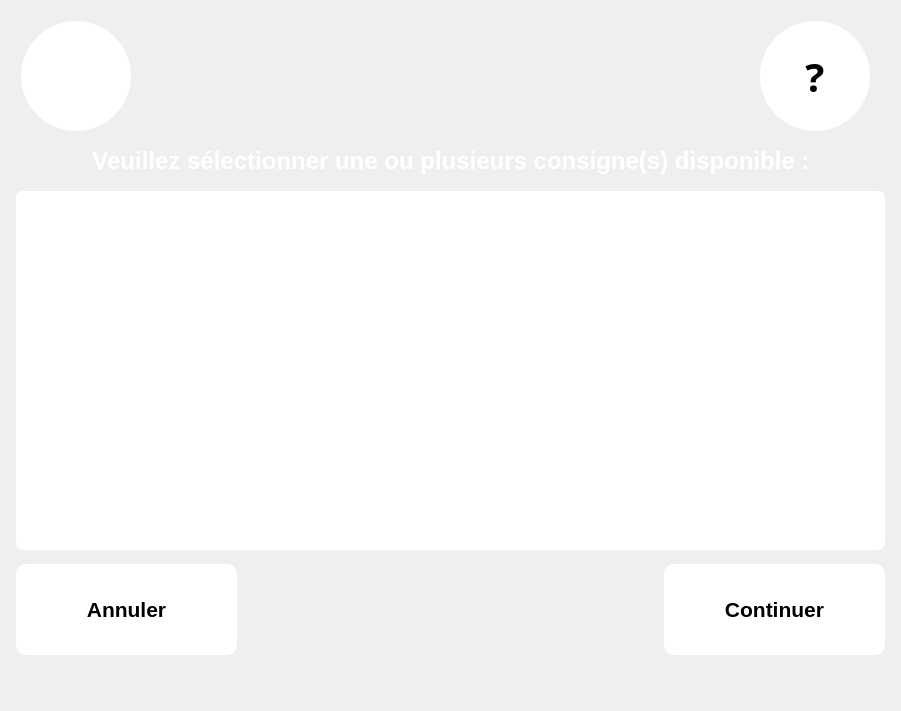
<?xml version="1.0" encoding="UTF-8"?>
<ui version="4.0">
 <class>BoxChoice</class>
 <widget class="QWidget" name="BoxChoice">
  <property name="geometry">
   <rect>
    <x>0</x>
    <y>0</y>
    <width>901</width>
    <height>711</height>
   </rect>
  </property>
  <property name="windowTitle">
   <string>Form</string>
  </property>
  <property name="styleSheet">
   <string notr="true">QToolTip{	
	border:1px white;	
	border-radius:0px;  
	font : 15pt;
	background-color: rgb(114, 114, 114);
	color: rgb(255, 255, 255);	    	
}</string>
  </property>
  <layout class="QGridLayout" name="gridLayout">
   <item row="0" column="0">
    <layout class="QVBoxLayout" name="verticalLayout">
     <property name="margin">
      <number>5</number>
     </property>
     <item>
      <layout class="QHBoxLayout" name="horizontalLayout">
       <property name="margin">
        <number>5</number>
       </property>
       <item>
        <widget class="QToolButton" name="B_Assistance">
         <property name="font">
          <font>
           <family>Droid Sans Georgian</family>
           <pointsize>30</pointsize>
           <weight>75</weight>
           <bold>true</bold>
          </font>
         </property>
         <property name="styleSheet">
          <string notr="true">QToolButton{
background-color: rgb(255, 255, 255);
border:none;
border-radius:55px;
max-width:110px;
max-height:110px;
min-width:110px;
min-height:110px;
}

QToolButton:pressed{ 
	background-color: #ECF0F1;
}
QToolTip{
	border:1px white;	
	border-radius:0px;
	font : 15pt;
	background-color: rgb(114, 114, 114);
	color: rgb(255, 255, 255);	    	
}</string>
         </property>
         <property name="text">
          <string/>
         </property>
         <property name="icon">
          <iconset resource="Src.qrc">
           <normaloff>:/ImgList/BAssistance</normaloff>:/ImgList/BAssistance</iconset>
         </property>
         <property name="iconSize">
          <size>
           <width>70</width>
           <height>70</height>
          </size>
         </property>
         <property name="popupMode">
          <enum>QToolButton::DelayedPopup</enum>
         </property>
         <property name="toolButtonStyle">
          <enum>Qt::ToolButtonIconOnly</enum>
         </property>
         <property name="autoRaise">
          <bool>true</bool>
         </property>
        </widget>
       </item>
       <item>
        <spacer name="horizontalSpacer_4">
         <property name="orientation">
          <enum>Qt::Horizontal</enum>
         </property>
         <property name="sizeHint" stdset="0">
          <size>
           <width>40</width>
           <height>20</height>
          </size>
         </property>
        </spacer>
       </item>
       <item>
        <widget class="QToolButton" name="B_Help">
         <property name="palette">
          <palette>
           <active>
            <colorrole role="Button">
             <brush brushstyle="SolidPattern">
              <color alpha="255">
               <red>255</red>
               <green>255</green>
               <blue>255</blue>
              </color>
             </brush>
            </colorrole>
            <colorrole role="Base">
             <brush brushstyle="SolidPattern">
              <color alpha="255">
               <red>255</red>
               <green>255</green>
               <blue>255</blue>
              </color>
             </brush>
            </colorrole>
            <colorrole role="Window">
             <brush brushstyle="SolidPattern">
              <color alpha="255">
               <red>255</red>
               <green>255</green>
               <blue>255</blue>
              </color>
             </brush>
            </colorrole>
           </active>
           <inactive>
            <colorrole role="Button">
             <brush brushstyle="SolidPattern">
              <color alpha="255">
               <red>255</red>
               <green>255</green>
               <blue>255</blue>
              </color>
             </brush>
            </colorrole>
            <colorrole role="Base">
             <brush brushstyle="SolidPattern">
              <color alpha="255">
               <red>255</red>
               <green>255</green>
               <blue>255</blue>
              </color>
             </brush>
            </colorrole>
            <colorrole role="Window">
             <brush brushstyle="SolidPattern">
              <color alpha="255">
               <red>255</red>
               <green>255</green>
               <blue>255</blue>
              </color>
             </brush>
            </colorrole>
           </inactive>
           <disabled>
            <colorrole role="Button">
             <brush brushstyle="SolidPattern">
              <color alpha="255">
               <red>255</red>
               <green>255</green>
               <blue>255</blue>
              </color>
             </brush>
            </colorrole>
            <colorrole role="Base">
             <brush brushstyle="SolidPattern">
              <color alpha="255">
               <red>255</red>
               <green>255</green>
               <blue>255</blue>
              </color>
             </brush>
            </colorrole>
            <colorrole role="Window">
             <brush brushstyle="SolidPattern">
              <color alpha="255">
               <red>255</red>
               <green>255</green>
               <blue>255</blue>
              </color>
             </brush>
            </colorrole>
           </disabled>
          </palette>
         </property>
         <property name="font">
          <font>
           <family>Droid Sans Georgian</family>
           <pointsize>30</pointsize>
           <weight>75</weight>
           <bold>true</bold>
          </font>
         </property>
         <property name="styleSheet">
          <string notr="true">QToolButton{
background-color: rgb(255, 255, 255);
border:none;
border-radius:55px;
max-width:110px;
max-height:110px;
min-width:110px;
min-height:110px;
}

QToolButton:pressed{ 
	background-color: #ECF0F1;
}
QToolTip{
	border:1px white;	
	border-radius:0px;
    min-width:50;
	max-width:450;
	font : 15pt;
	min-height:50;
	max-height:150;
	background-color: rgb(114, 114, 114);
	color: rgb(255, 255, 255);	    	
}</string>
         </property>
         <property name="text">
          <string>?</string>
         </property>
         <property name="autoExclusive">
          <bool>false</bool>
         </property>
         <property name="popupMode">
          <enum>QToolButton::DelayedPopup</enum>
         </property>
         <property name="toolButtonStyle">
          <enum>Qt::ToolButtonIconOnly</enum>
         </property>
         <property name="autoRaise">
          <bool>true</bool>
         </property>
        </widget>
       </item>
       <item>
        <spacer name="horizontalSpacer_5">
         <property name="orientation">
          <enum>Qt::Horizontal</enum>
         </property>
         <property name="sizeType">
          <enum>QSizePolicy::Fixed</enum>
         </property>
         <property name="sizeHint" stdset="0">
          <size>
           <width>10</width>
           <height>20</height>
          </size>
         </property>
        </spacer>
       </item>
      </layout>
     </item>
     <item>
      <spacer name="verticalSpacer">
       <property name="orientation">
        <enum>Qt::Vertical</enum>
       </property>
       <property name="sizeType">
        <enum>QSizePolicy::Fixed</enum>
       </property>
       <property name="sizeHint" stdset="0">
        <size>
         <width>10</width>
         <height>5</height>
        </size>
       </property>
      </spacer>
     </item>
     <item>
      <layout class="QHBoxLayout" name="horizontalLayout_2">
       <item>
        <spacer name="horizontalSpacer_6">
         <property name="orientation">
          <enum>Qt::Horizontal</enum>
         </property>
         <property name="sizeHint" stdset="0">
          <size>
           <width>40</width>
           <height>20</height>
          </size>
         </property>
        </spacer>
       </item>
       <item>
        <widget class="QLabel" name="label">
         <property name="font">
          <font>
           <pointsize>18</pointsize>
           <weight>75</weight>
           <bold>true</bold>
          </font>
         </property>
         <property name="styleSheet">
          <string notr="true">color: rgb(255, 255, 255);</string>
         </property>
         <property name="text">
          <string>Veuillez sélectionner une ou plusieurs consigne(s) disponible :</string>
         </property>
         <property name="alignment">
          <set>Qt::AlignCenter</set>
         </property>
        </widget>
       </item>
       <item>
        <spacer name="horizontalSpacer_7">
         <property name="orientation">
          <enum>Qt::Horizontal</enum>
         </property>
         <property name="sizeHint" stdset="0">
          <size>
           <width>40</width>
           <height>20</height>
          </size>
         </property>
        </spacer>
       </item>
      </layout>
     </item>
     <item>
      <spacer name="verticalSpacer_2">
       <property name="orientation">
        <enum>Qt::Vertical</enum>
       </property>
       <property name="sizeType">
        <enum>QSizePolicy::Fixed</enum>
       </property>
       <property name="sizeHint" stdset="0">
        <size>
         <width>20</width>
         <height>10</height>
        </size>
       </property>
      </spacer>
     </item>
     <item>
      <widget class="QGraphicsView" name="G_Show_Box">
       <property name="styleSheet">
        <string notr="true">background-color: rgb(255, 255, 255);
border-radius:7px</string>
       </property>
       <property name="verticalScrollBarPolicy">
        <enum>Qt::ScrollBarAsNeeded</enum>
       </property>
       <property name="horizontalScrollBarPolicy">
        <enum>Qt::ScrollBarAsNeeded</enum>
       </property>
      </widget>
     </item>
     <item>
      <spacer name="verticalSpacer_4">
       <property name="orientation">
        <enum>Qt::Vertical</enum>
       </property>
       <property name="sizeType">
        <enum>QSizePolicy::Fixed</enum>
       </property>
       <property name="sizeHint" stdset="0">
        <size>
         <width>20</width>
         <height>8</height>
        </size>
       </property>
      </spacer>
     </item>
     <item>
      <layout class="QHBoxLayout" name="horizontalLayout_3">
       <item>
        <widget class="QPushButton" name="B_Cancel">
         <property name="minimumSize">
          <size>
           <width>221</width>
           <height>91</height>
          </size>
         </property>
         <property name="maximumSize">
          <size>
           <width>221</width>
           <height>91</height>
          </size>
         </property>
         <property name="palette">
          <palette>
           <active>
            <colorrole role="Button">
             <brush brushstyle="SolidPattern">
              <color alpha="255">
               <red>1</red>
               <green>162</green>
               <blue>239</blue>
              </color>
             </brush>
            </colorrole>
            <colorrole role="Base">
             <brush brushstyle="SolidPattern">
              <color alpha="255">
               <red>1</red>
               <green>162</green>
               <blue>239</blue>
              </color>
             </brush>
            </colorrole>
            <colorrole role="Window">
             <brush brushstyle="SolidPattern">
              <color alpha="255">
               <red>1</red>
               <green>162</green>
               <blue>239</blue>
              </color>
             </brush>
            </colorrole>
           </active>
           <inactive>
            <colorrole role="Button">
             <brush brushstyle="SolidPattern">
              <color alpha="255">
               <red>1</red>
               <green>162</green>
               <blue>239</blue>
              </color>
             </brush>
            </colorrole>
            <colorrole role="Base">
             <brush brushstyle="SolidPattern">
              <color alpha="255">
               <red>1</red>
               <green>162</green>
               <blue>239</blue>
              </color>
             </brush>
            </colorrole>
            <colorrole role="Window">
             <brush brushstyle="SolidPattern">
              <color alpha="255">
               <red>1</red>
               <green>162</green>
               <blue>239</blue>
              </color>
             </brush>
            </colorrole>
           </inactive>
           <disabled>
            <colorrole role="Button">
             <brush brushstyle="SolidPattern">
              <color alpha="255">
               <red>1</red>
               <green>162</green>
               <blue>239</blue>
              </color>
             </brush>
            </colorrole>
            <colorrole role="Base">
             <brush brushstyle="SolidPattern">
              <color alpha="255">
               <red>1</red>
               <green>162</green>
               <blue>239</blue>
              </color>
             </brush>
            </colorrole>
            <colorrole role="Window">
             <brush brushstyle="SolidPattern">
              <color alpha="255">
               <red>1</red>
               <green>162</green>
               <blue>239</blue>
              </color>
             </brush>
            </colorrole>
           </disabled>
          </palette>
         </property>
         <property name="font">
          <font>
           <pointsize>16</pointsize>
           <weight>75</weight>
           <bold>true</bold>
          </font>
         </property>
         <property name="styleSheet">
          <string notr="true">QPushButton:flat:pressed{ 

	background-color: #ECF0F1;
}

QPushButton:flat {   
    	border:2px solid white;
		border-style: outset;
        border-radius:10px;
        background-color: rgb(255, 255, 255);
}</string>
         </property>
         <property name="text">
          <string>Annuler</string>
         </property>
         <property name="flat">
          <bool>true</bool>
         </property>
        </widget>
       </item>
       <item>
        <spacer name="horizontalSpacer_3">
         <property name="orientation">
          <enum>Qt::Horizontal</enum>
         </property>
         <property name="sizeHint" stdset="0">
          <size>
           <width>40</width>
           <height>20</height>
          </size>
         </property>
        </spacer>
       </item>
       <item>
        <widget class="QPushButton" name="B_Valide">
         <property name="minimumSize">
          <size>
           <width>221</width>
           <height>91</height>
          </size>
         </property>
         <property name="maximumSize">
          <size>
           <width>221</width>
           <height>91</height>
          </size>
         </property>
         <property name="palette">
          <palette>
           <active>
            <colorrole role="Button">
             <brush brushstyle="SolidPattern">
              <color alpha="255">
               <red>1</red>
               <green>162</green>
               <blue>239</blue>
              </color>
             </brush>
            </colorrole>
            <colorrole role="Base">
             <brush brushstyle="SolidPattern">
              <color alpha="255">
               <red>1</red>
               <green>162</green>
               <blue>239</blue>
              </color>
             </brush>
            </colorrole>
            <colorrole role="Window">
             <brush brushstyle="SolidPattern">
              <color alpha="255">
               <red>1</red>
               <green>162</green>
               <blue>239</blue>
              </color>
             </brush>
            </colorrole>
           </active>
           <inactive>
            <colorrole role="Button">
             <brush brushstyle="SolidPattern">
              <color alpha="255">
               <red>1</red>
               <green>162</green>
               <blue>239</blue>
              </color>
             </brush>
            </colorrole>
            <colorrole role="Base">
             <brush brushstyle="SolidPattern">
              <color alpha="255">
               <red>1</red>
               <green>162</green>
               <blue>239</blue>
              </color>
             </brush>
            </colorrole>
            <colorrole role="Window">
             <brush brushstyle="SolidPattern">
              <color alpha="255">
               <red>1</red>
               <green>162</green>
               <blue>239</blue>
              </color>
             </brush>
            </colorrole>
           </inactive>
           <disabled>
            <colorrole role="Button">
             <brush brushstyle="SolidPattern">
              <color alpha="255">
               <red>1</red>
               <green>162</green>
               <blue>239</blue>
              </color>
             </brush>
            </colorrole>
            <colorrole role="Base">
             <brush brushstyle="SolidPattern">
              <color alpha="255">
               <red>1</red>
               <green>162</green>
               <blue>239</blue>
              </color>
             </brush>
            </colorrole>
            <colorrole role="Window">
             <brush brushstyle="SolidPattern">
              <color alpha="255">
               <red>1</red>
               <green>162</green>
               <blue>239</blue>
              </color>
             </brush>
            </colorrole>
           </disabled>
          </palette>
         </property>
         <property name="font">
          <font>
           <pointsize>16</pointsize>
           <weight>75</weight>
           <bold>true</bold>
          </font>
         </property>
         <property name="styleSheet">
          <string notr="true">QPushButton:flat:pressed{ 

	background-color: #ECF0F1;
}

QPushButton:flat {   
    	border:2px solid white;
		border-style: outset;
        border-radius:10px;
        background-color: rgb(255, 255, 255);
}</string>
         </property>
         <property name="text">
          <string>Continuer</string>
         </property>
         <property name="flat">
          <bool>true</bool>
         </property>
        </widget>
       </item>
      </layout>
     </item>
     <item>
      <spacer name="verticalSpacer_3">
       <property name="orientation">
        <enum>Qt::Vertical</enum>
       </property>
       <property name="sizeType">
        <enum>QSizePolicy::Ignored</enum>
       </property>
       <property name="sizeHint" stdset="0">
        <size>
         <width>20</width>
         <height>40</height>
        </size>
       </property>
      </spacer>
     </item>
    </layout>
   </item>
  </layout>
 </widget>
 <resources>
  <include location="Src.qrc"/>
 </resources>
 <connections/>
</ui>
